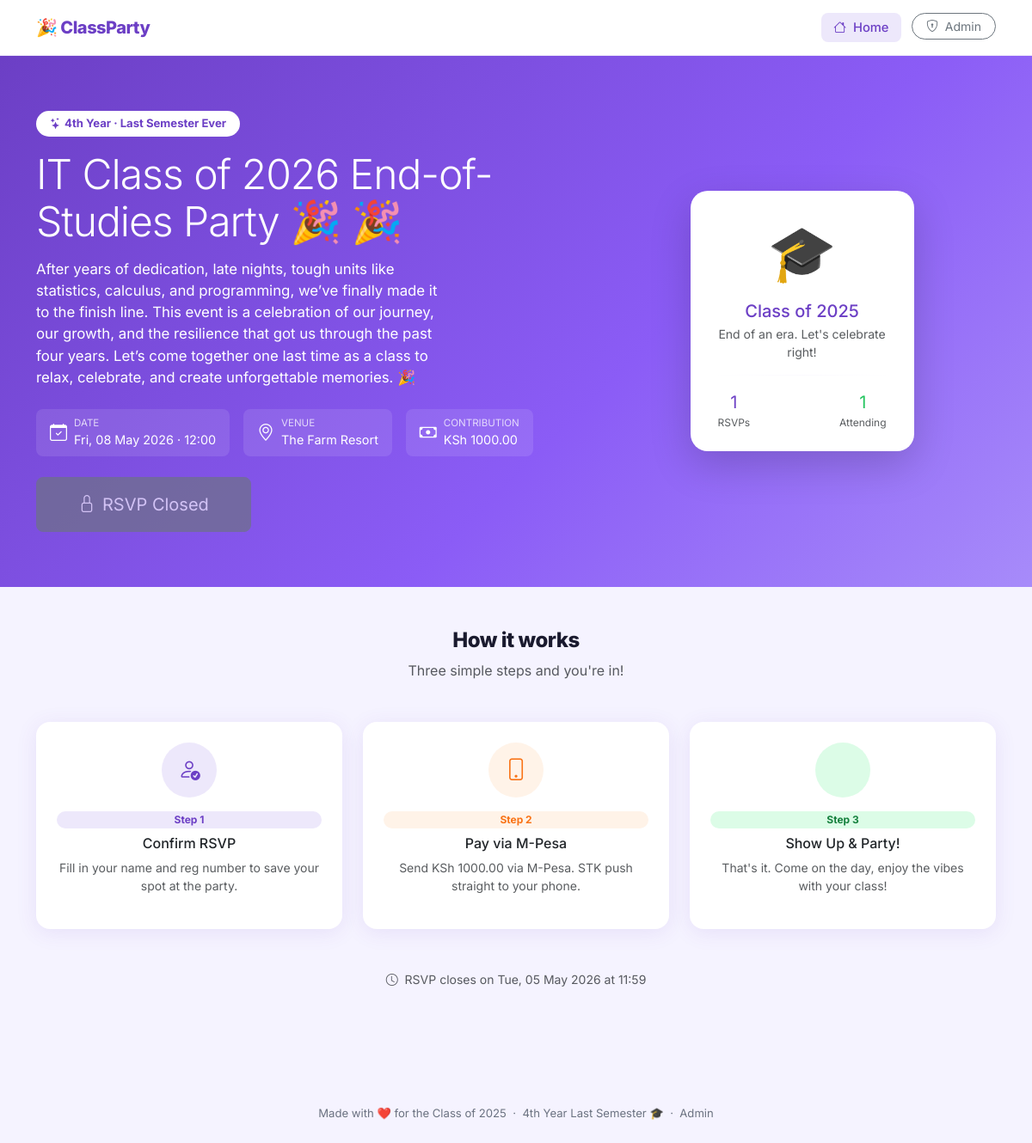
Screenshot of /rsvp/ with the database file from the repository.
### events/models.py (models this page shows, shortened)
class Event(models.Model):
    name = models.CharField(max_length=200)
    description = models.TextField(blank=True)
    date = models.DateTimeField()
    venue = models.CharField(max_length=300)
    contribution_amount = models.DecimalField(max_digits=10, decimal_places=2)
    rsvp_deadline = models.DateTimeField()
    mpesa_paybill = models.CharField(max_length=20, blank=True)
    mpesa_account = models.CharField(max_length=50, blank=True)
    is_active = models.BooleanField(default=True)
    created_at = models.DateTimeField(auto_now_add=True)
    updated_at = models.DateTimeField(auto_now=True)
    class Meta:
        ordering = ['-created_at']
        verbose_name = 'Event'
        verbose_name_plural = 'Events'
    @property
    def is_rsvp_open(self):
        from django.utils import timezone
        return timezone.now() <= self.rsvp_deadline

### rsvp/views.py (the view)
# urls.py: path('', include('rsvp.urls', namespace='rsvp_home')),
def rsvp_home(request):
    event = Event.objects.filter(is_active=True).first()
    if not event:
        return render(request, 'rsvp/no_event.html')
    return render(request, 'rsvp/home.html', {'event': event})

### templates/rsvp/home.html (shortened to what this page needs)
{% extends 'base.html' %}
{% block content %}
<section class="hero-gradient text-white py-5">
  <div class="container py-3">
    <div class="row align-items-center">
      <div class="col-lg-7">
        <span class="badge bg-white text-primary fw-600 rounded-pill px-3 py-2 mb-3 d-inline-flex align-items-center gap-1" style="font-size:0.82rem; color: var(--primary) !important;">
          <i class="bi bi-stars"></i> 4th Year · Last Semester Ever
        </span>
        <h1 class="fw-800 display-5 mb-3" style="letter-spacing:-1px; line-height:1.15;">
          {{ event.name }} 🎉
        </h1>
        <p class="mb-4 opacity-90" style="font-size:1.05rem; max-width:480px;">
          {{ event.description }}
        </p>
        <div class="d-flex flex-wrap gap-3 mb-4">
          <div class="d-flex align-items-center gap-2 bg-white bg-opacity-10 rounded-3 px-3 py-2">
            <i class="bi bi-calendar-check fs-5"></i>
            <div>
              <div style="font-size:0.72rem; opacity:0.75;">DATE</div>
              <div class="fw-600" style="font-size:0.9rem;">{{ event.date|date:"D, d M Y · H:i" }}</div>
            </div>
          </div>
          <div class="d-flex align-items-center gap-2 bg-white bg-opacity-10 rounded-3 px-3 py-2">
            <i class="bi bi-geo-alt fs-5"></i>
            <div>
              <div style="font-size:0.72rem; opacity:0.75;">VENUE</div>
              <div class="fw-600" style="font-size:0.9rem;">{{ event.venue }}</div>
            </div>
          </div>
          <div class="d-flex align-items-center gap-2 bg-white bg-opacity-10 rounded-3 px-3 py-2">
            <i class="bi bi-cash fs-5"></i>
            <div>
              <div style="font-size:0.72rem; opacity:0.75;">CONTRIBUTION</div>
              <div class="fw-600" style="font-size:0.9rem;">KSh {{ event.contribution_amount }}</div>
            </div>
          </div>
        </div>
        {% if event.is_rsvp_open %}
        <a href="{% url 'rsvp:register' %}" class="btn btn-lg btn-accent fw-700 px-5 py-3 rounded-3 shadow">
          <i class="bi bi-check2-circle me-2"></i>Confirm My Spot — I'm Coming!
        </a>
        {% else %}
        <button class="btn btn-lg btn-secondary fw-700 px-5 py-3 rounded-3" disabled>
          <i class="bi bi-lock me-2"></i>RSVP Closed
        </button>
        {% endif %}
      </div>
      <div class="col-lg-5 d-none d-lg-flex justify-content-center mt-4 mt-lg-0">
        <div class="card text-center p-4 shadow-lg" style="max-width:260px; border-radius:20px;">
          <div style="font-size:4rem;">🎓</div>
          <h5 class="fw-700 mt-2 mb-1" style="color: var(--primary);">Class of 2025</h5>
          <p class="text-muted small mb-3">End of an era. Let's celebrate right!</p>
          <hr class="divider m-0 mb-3">
          <div class="d-flex justify-content-between px-2">
            <div>
              <div class="fw-800 fs-5" style="color: var(--primary);">{{ event.rsvp_entries.count }}</div>
              <div class="text-muted" style="font-size:0.75rem;">RSVPs</div>
            </div>
            <div>
              <div class="fw-800 fs-5" style="color: var(--success);">
                {{ event.rsvp_entries.count }}
              </div>
              <div class="text-muted" style="font-size:0.75rem;">Attending</div>
            </div>
          </div>
        </div>
      </div>
    </div>
  </div>
</section>
<section class="py-5">
  <div class="container">
    <div class="text-center mb-5">
      <h2 class="section-header">How it works</h2>
      <p class="text-muted">Three simple steps and you're in!</p>
    </div>
    <div class="row g-4 justify-content-center">
      <div class="col-md-4">
        <div class="card card-hover text-center p-4 h-100">
          <div class="mx-auto mb-3 d-flex align-items-center justify-content-center rounded-circle"
               style="width:64px;height:64px;background:var(--primary-light);font-size:1.6rem;">
            <i class="bi bi-person-check text-primary" style="color: var(--primary) !important;"></i>
          </div>
          <div class="badge rounded-pill mb-2" style="background:var(--primary-light);color:var(--primary);font-size:0.75rem;">Step 1</div>
          <h6 class="fw-700 mb-2">Confirm RSVP</h6>
          <p class="text-muted small">Fill in your name and reg number to save your spot at the party.</p>
        </div>
      </div>
      <div class="col-md-4">
        <div class="card card-hover text-center p-4 h-100">
          <div class="mx-auto mb-3 d-flex align-items-center justify-content-center rounded-circle"
               style="width:64px;height:64px;background:#fff3e8;font-size:1.6rem;">
            <i class="bi bi-phone" style="color: var(--accent) !important;"></i>
          </div>
          <div class="badge rounded-pill mb-2" style="background:#fff3e8;color:var(--accent);font-size:0.75rem;">Step 2</div>
          <h6 class="fw-700 mb-2">Pay via M-Pesa</h6>
          <p class="text-muted small">Send KSh {{ event.contribution_amount }} via M-Pesa. STK push straight to your phone.</p>
        </div>
      </div>
      <div class="col-md-4">
        <div class="card card-hover text-center p-4 h-100">
          <div class="mx-auto mb-3 d-flex align-items-center justify-content-center rounded-circle"
               style="width:64px;height:64px;background:var(--success-light);font-size:1.6rem;">
          </div>
          <div class="badge rounded-pill mb-2" style="background:var(--success-light);color:#15803d;font-size:0.75rem;">Step 3</div>
          <h6 class="fw-700 mb-2">Show Up & Party!</h6>
          <p class="text-muted small">That's it. Come on the day, enjoy the vibes with your class!</p>
        </div>
      </div>
    </div>
    <div class="text-center mt-5">
      <p class="text-muted mt-3 small">
        <i class="bi bi-clock me-1"></i>
        RSVP closes on {{ event.rsvp_deadline|date:"D, d M Y \a\t H:i" }}
      </p>
    </div>
  </div>
</section>
{% endblock %}

### templates/base.html (style rules this page uses)
:root { --primary: #6c3fc5; --primary-dark: #5530a0; --primary-light: #ede8fb; --accent: #f97316; --accent-light: #fff3e8; --success: #22c55e; --success-light: #dcfce7; --danger: #ef4444; --dark: #0f0f1a; --card-bg: #ffffff; --body-bg: #f5f3ff; --text-muted-custom: #6b7280; --border-radius: 16px; --border-radius-sm: 10px; --shadow: 0 4px 24px rgba(108,63,197,0.10); --shadow-hover: 0 8px 32px rgba(108,63,197,0.18); }
* { box-sizing: border-box; }
body { font-family: 'Inter', sans-serif; background: var(--body-bg); color: #1a1a2e; min-height: 100vh; }
.card { border: none; border-radius: var(--border-radius); box-shadow: var(--shadow); background: var(--card-bg); }
.card-hover { transition: transform 0.22s ease, box-shadow 0.22s ease; }
.section-header { font-weight: 800; font-size: 1.5rem; letter-spacing: -0.5px; color: #1a1a2e; }
.hero-gradient { background: linear-gradient(135deg, var(--primary) 0%, #8b5cf6 60%, #a78bfa 100%); }
.divider { border: none; height: 1px; background: linear-gradient(90deg, transparent, #ede8fb, transparent); margin: 1.5rem 0; }

### rows the page displays
Event: name "IT Class of 2026 End-of-Studies Party 🎉", description "After years of dedication, late nights, tough units like statistics, calculus, and programming, we’ve finally made it to the finish line. This event is a celebration of our journey, our growth, and the resilience that got us through the past four years. Let’s come together one last time as a class to relax, celebrate, and create unforgettable memories. 🎉", date "Fri, 08 May 2026 · 12:00", venue "The Farm Resort", contribution_amount "1000.00", rsvp_entries.count "1", rsvp_deadline "Tue, 05 May 2026 at 11:59"
